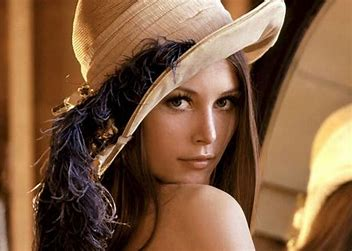
#> input picture lena.jpg, 352 x 251 px
$ python assign9.py
#> lines starting #> are read from the running program, lines starting #| are printed output that depends on the picture
import cv2
import numpy as np
import matplotlib.pyplot as plt
image = cv2.imread('lena.jpg', cv2.IMREAD_GRAYSCALE)
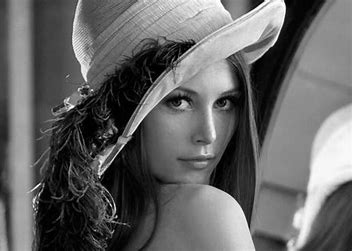
#> image: shape (251, 352); min 0, max 255, mean 101.5
binary_image = np.unpackbits(image, axis=-1)
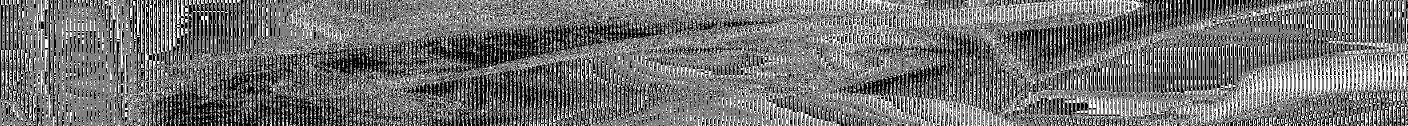
#> binary_image: shape (251, 2816) (shown at 1/2 size); values 0 (black) and 1 (white), 44.6% white in thin lines or dots
bit_planes = [np.bitwise_and(binary_image, 2**i) for i in range(7, -1, -1)]
#> bit_planes = 8 items
for i, plane in enumerate(bit_planes):
    plt.subplot(3, 3, i+1)
    plt.imshow(plane * 255, cmap='gray')
    plt.title(f'Bit Plane {i}')
    plt.axis('off')
#> this loop made 8 passes
plt.show()
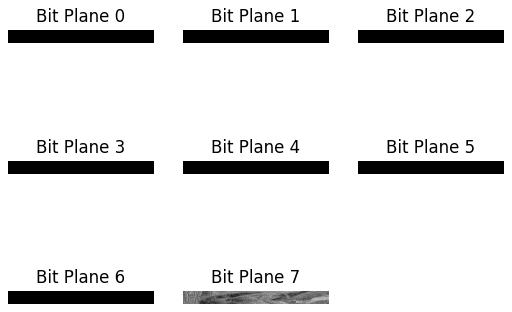
#> figure drawn by matplotlib, 8 panels

$ run again, with download.jpg copied over lena.jpg
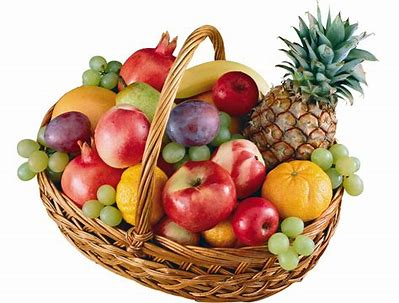
#> input picture download.jpg, 399 x 303 px
#> `image = cv2.imread('lena.jpg', cv2.IMREAD_GRAYSCALE)`:
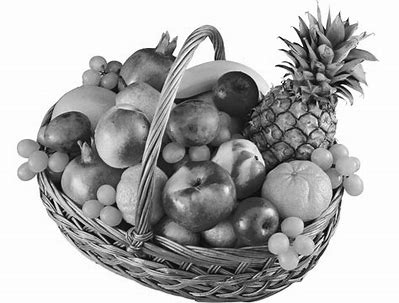
#> image: shape (303, 399); min 0, max 255, mean 176.4
#> `binary_image = np.unpackbits(image, axis=-1)`:
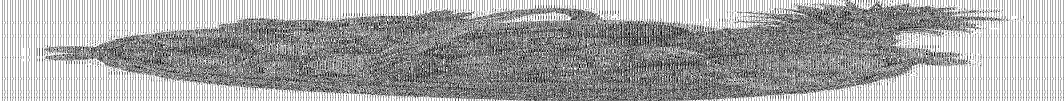
#> binary_image: shape (303, 3192) (shown at 1/3 size); values 0 (black) and 1 (white), 64.8% white; black in thin lines or dots
#> bit_planes = 8 items
#> the loop `for i, plane in enumerate(bit_planes):` made 8 passes
